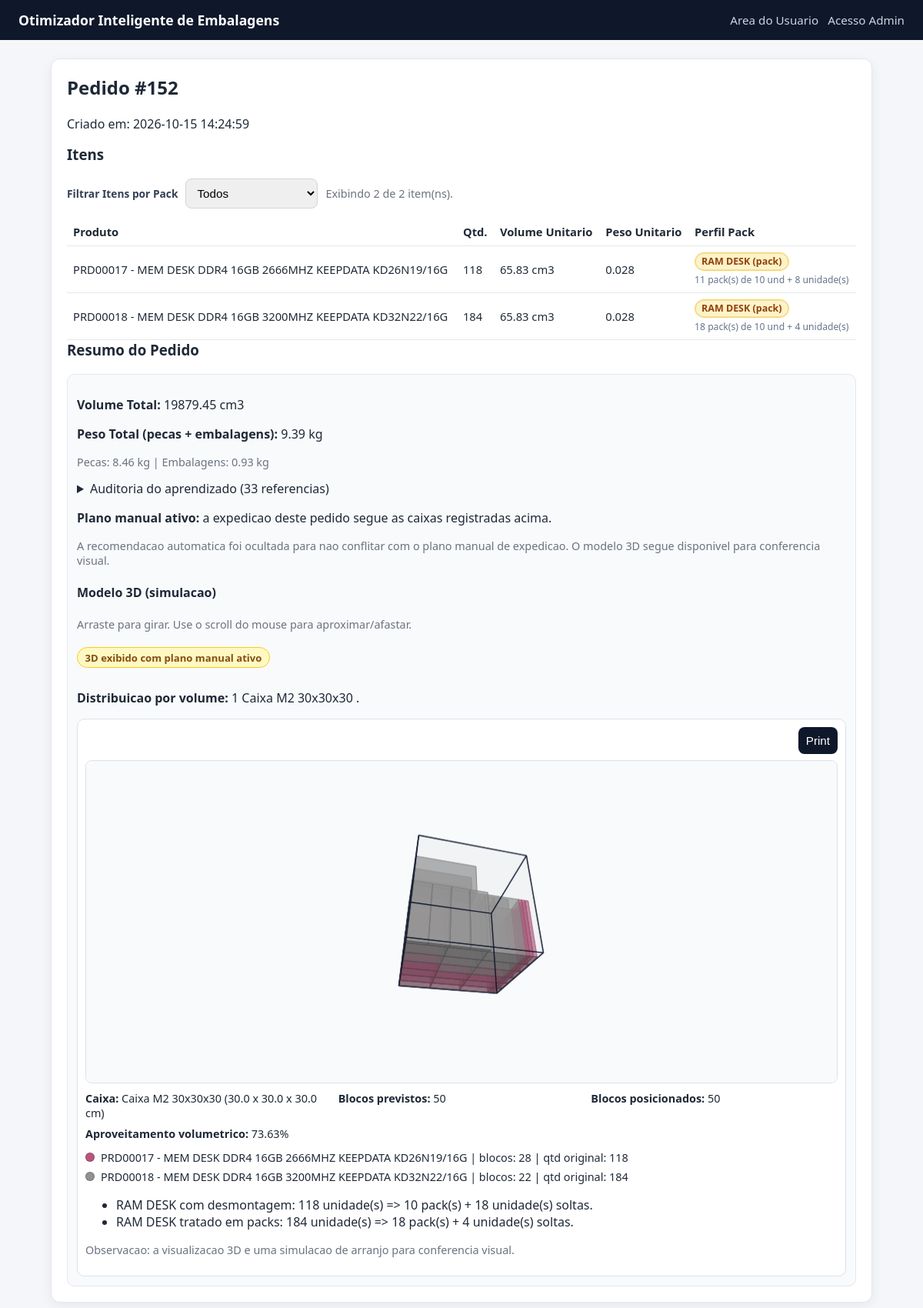
Screenshot of /user/order/152 with the database file from the repository.
### tables this page shows
CREATE TABLE orders (
                id INTEGER PRIMARY KEY AUTOINCREMENT,
                created_at TEXT NOT NULL DEFAULT CURRENT_TIMESTAMP
            );

CREATE TABLE order_items (
                id INTEGER PRIMARY KEY AUTOINCREMENT,
                order_id INTEGER NOT NULL,
                product_id INTEGER NOT NULL,
                quantity INTEGER NOT NULL,
                FOREIGN KEY(order_id) REFERENCES orders(id),
                FOREIGN KEY(product_id) REFERENCES products(id)
            );

CREATE TABLE products (
                id INTEGER PRIMARY KEY AUTOINCREMENT,
                name TEXT NOT NULL UNIQUE,
                length_cm REAL NOT NULL,
                width_cm REAL NOT NULL,
                height_cm REAL NOT NULL,
                weight REAL NOT NULL
            , sku TEXT);

CREATE TABLE boxes (
                id INTEGER PRIMARY KEY AUTOINCREMENT,
                name TEXT NOT NULL UNIQUE,
                length_cm REAL NOT NULL,
                width_cm REAL NOT NULL,
                height_cm REAL NOT NULL,
                max_weight REAL NOT NULL
            , is_active INTEGER NOT NULL DEFAULT 1, max_capacity_weight REAL);

### app_volum.py (the view, shortened to what this page needs)
@app.route("/user/order/<int:order_id>", methods=["GET"])
def user_order_result(order_id):
    order = get_order(DB_PATH, order_id)
    if not order:
        flash(ORDER_NOT_FOUND_MSG, "error")
        return redirect(url_for("user_upload"))
    items = get_order_items(DB_PATH, order_id)
    shipment_rows = get_shipment_history_by_order(DB_PATH, order_id)
    packing_rules = get_packing_rules(DB_PATH)
    recommendation = build_recommendation(items, packing_rules=packing_rules)
    effective_rules = dict(packing_rules)
    if recommendation.get("mb_box_dims"):
        dims = recommendation["mb_box_dims"]
        effective_rules["mb_box_length_cm"] = dims["length_cm"]
        effective_rules["mb_box_width_cm"] = dims["width_cm"]
        effective_rules["mb_box_height_cm"] = dims["height_cm"]
    items_for_view = _attach_pack_profile_to_items(items, effective_rules)
    packing_previews = []
    if shipment_rows:
        packing_previews = _build_manual_shipment_previews(
            shipment_rows,
            items,
            effective_rules,
        )
    elif recommendation.get("history_plan"):
        packing_previews = _build_manual_shipment_previews(
            recommendation["history_plan"],
            items,
            effective_rules,
        )
    packing_preview = packing_previews[0] if packing_previews else None
    grouped_packing_previews = _group_packing_previews(packing_previews)
    unknown_items = session.pop("last_unknown_items", [])
    import_debug = session.pop("last_import_debug", [])
    return render_template(
        "order_detail.html",
        order=order,
        items=items_for_view,
        recommendation=recommendation,
        packing_preview=packing_preview,
        packing_previews=packing_previews,
        grouped_packing_previews=grouped_packing_previews,
        boxes=[],
        products=[],
        shipments=shipment_rows,
        user_mode=True,
        unknown_items=unknown_items,
        import_debug=import_debug,
    )

### app_volum.py (called while the page is built, shortened)
def _safe_int_value(value, default):
    try:
        return int(float(value))
    except Exception:
        return int(default)

def _safe_float_value(value, default):
    try:
        return float(value)
    except Exception:
        return float(default)

def _row_value_safe(row, key, default=""):
    if hasattr(row, "keys") and key in row.keys():
        return row[key]
    if isinstance(row, dict) and key in row:
        return row[key]
    return default

def _normalized_item_text(item_row):
    name = str(_row_value_safe(item_row, "name", "")).strip().lower()
    sku = str(_row_value_safe(item_row, "sku", "")).strip().lower()
    text = re.sub(r"[^a-z0-9]+", " ", f"{name} {sku}")
    return f" {text.strip()} "

def _is_mb_order_item(item_row):
    text = _normalized_item_text(item_row)
    return (
        " mb " in text
        or " motherboard " in text
        or " mainboard " in text
        or " placa mae " in text
    )

def _is_ssdm2_order_item(item_row):
    text = _normalized_item_text(item_row).replace("m 2", "m2")
    has_m2 = " m2 " in text or " nvme " in text
    return " ssd " in text and has_m2

def _resolve_mb_context(order_items, boxes, packing_rules):
    mb_min_qty = max(1, _safe_int_value(packing_rules.get("mb_bundle_min_qty", 21), 21))
    mb_total_qty = sum(
        int(item["quantity"])
        for item in order_items
        if int(item["quantity"]) > 0 and _is_mb_order_item(item)
    )
    if mb_total_qty < mb_min_qty or not boxes:
        return None

def _resolve_ssdm2_context(order_items, boxes, packing_rules):
    ssdm2_min_qty = max(
        1,
        _safe_int_value(packing_rules.get("ssdm2_master_box_qty", 250), 250),
    )
    ssdm2_total_qty = sum(
        int(item["quantity"])
        for item in order_items
        if int(item["quantity"]) > 0 and _is_ssdm2_order_item(item)
    )
    if ssdm2_total_qty < ssdm2_min_qty or not boxes:
        return None

def _build_effective_rules(packing_rules, mb_context):
    rules = dict(packing_rules)
    mb_box_dims = None
    if not mb_context:
        return rules, mb_box_dims

def _apply_mb_default_rule(algo, totals, order_items, mb_context, packing_rules):
    if not mb_context:
        return algo, False

def _apply_ssdm2_default_rule(algo, totals, order_items, ssdm2_context, packing_rules):
    if not ssdm2_context:
        return algo, False

### database.py (called while the page is built)
def get_connection(db_path):
    conn = sqlite3.connect(db_path)
    conn.row_factory = sqlite3.Row
    return conn

### templates/order_detail.html (shortened to what this page needs)
{% extends 'base.html' %}
{% block content %}
<section class="card">
    <h2>Pedido #{{ order['id'] }}</h2>
    <p>Criado em: {{ order['created_at'] }}</p>
    <h3>Itens</h3>
    <div class="pack-filter-row no-print">
        <label for="item-pack-filter">Filtrar Itens por Pack</label>
        <select id="item-pack-filter" onchange="applyItemPackFilter()">
            <option value="all" selected>Todos</option>
        </select>
        <span id="item-pack-filter-count" class="hint"></span>
    </div>
    <table>
        <thead>
            <tr>
                <th>Produto</th>
                <th>Qtd.</th>
                <th>Volume Unitario</th>
                <th>Peso Unitario</th>
                <th>Perfil Pack</th>
            </tr>
        </thead>
        <tbody id="order-items-body">
        {% for item in items %}
            <tr data-pack-uses="{{ '1' if item.get('pack_profile_uses_pack') else '0' }}" data-pack-profile="{{ item.get('pack_profile') or 'none' }}">
                <td>{% if item['sku'] %}{{ item['sku'] }} - {% endif %}{{ item['name'] }}</td>
                <td>{{ item['quantity'] }}</td>
                <td>{{ '%.2f'|format(item['length_cm'] * item['width_cm'] * item['height_cm']) }} cm3</td>
                <td>{{ item['weight'] }}</td>
                <td>
                    <span class="pack-badge {{ (item.get('pack_profile') or 'none')|replace('_', '-') }}{% if item.get('pack_profile_uses_pack') %} is-pack{% endif %}">{{ item.get('pack_profile_label') or 'Sem pack' }}</span>
                    {% if item.get('pack_profile_detail') %}
                        <div class="pack-detail">{{ item.get('pack_profile_detail') }}</div>
                    {% endif %}
                </td>
            </tr>
        {% else %}
            <tr class="no-items-row"><td colspan="{% if not user_mode %}6{% else %}5{% endif %}">Nenhum item neste pedido.</td></tr>
        {% endfor %}
        </tbody>
    </table>
    <h3>{% if shipments %}Resumo do Pedido{% else %}Recomendacao{% endif %}</h3>
    <div class="recommend-box">
        <p><strong>Volume Total:</strong> {{ '%.2f'|format(recommendation.totals.total_volume_cm3) }} cm3</p>
        <p><strong>Peso Total (pecas + embalagens):</strong> {{ '%.2f'|format(recommendation.totals.total_weight_with_packages) }} kg</p>
        <p class="hint">
            Pecas: {{ '%.2f'|format(recommendation.totals.total_weight_items) }} kg |
            Embalagens: {{ '%.2f'|format(recommendation.totals.total_weight_packages) }} kg
        </p>
        {% if recommendation.learning_audit %}
        <details>
            <summary>Auditoria do aprendizado ({{ recommendation.learning_audit|length }} referencias)</summary>
        </details>
        {% endif %}
        {% if shipments %}
            <p><strong>Plano manual ativo:</strong> a expedicao deste pedido segue as caixas registradas acima.</p>
            <p class="hint">A recomendacao automatica foi ocultada para nao conflitar com o plano manual de expedicao. O modelo 3D segue disponivel para conferencia visual.</p>
        {% else %}
            <p>Nenhuma embalagem compativel encontrada considerando dimensoes, peso e volume. Cadastre mais opcoes de embalagens.</p>
        {% endif %}
        {% if grouped_packing_previews %}
            <h4>Modelo 3D (simulacao)</h4>
            <p class="hint">Arraste para girar. Use o scroll do mouse para aproximar/afastar.</p>
            {% if shipments or recommendation.history_plan %}
                <span style="display:inline-block;margin:0.35rem 0 0.7rem;padding:0.22rem 0.6rem;border-radius:999px;border:1px solid #facc15;background:#fef9c3;color:#854d0e;font-size:0.82rem;font-weight:600;">{% if shipments %}3D exibido com plano manual ativo{% else %}3D exibido com plano manual de referencia{% endif %}</span>
            {% endif %}
            {% if shipments or recommendation.history_plan %}
                <p><strong>Distribuicao por volume:</strong>
                    {% for preview_group in grouped_packing_previews %}
                        {{ preview_group.count }} {{ preview_group.preview.box.name }}{% if not loop.last %}, {% endif %}
                    {% endfor %}.
                </p>
            {% elif packing_previews|length > 1 %}
                <p><strong>Distribuicao por volume:</strong> {{ packing_previews|length }} embalagens de {{ recommendation.box['name'] }}.</p>
            {% endif %}
            {% for preview_group in grouped_packing_previews %}
                {% set packing_preview = preview_group.preview %}
                <div class="packing3d-shell">
                    <div class="packing3d-actions no-print">
                        <button type="button" onclick="printPackingModel()">Print</button>
                    </div>
                    <div id="packing3d-canvas-{{ loop.index0 }}" class="packing3d-canvas"></div>
                    <div class="packing3d-stats">
                        <p><strong>Caixa:</strong> {{ packing_preview.box.name }} ({{ packing_preview.box.length_cm }} x {{ packing_preview.box.width_cm }} x {{ packing_preview.box.height_cm }} cm)</p>
                        <p><strong>Blocos previstos:</strong> {{ packing_preview.total_blocks }}</p>
                        <p><strong>Blocos posicionados:</strong> {{ packing_preview.placed_blocks }}</p>
                        <p><strong>Aproveitamento volumetrico:</strong> {{ packing_preview.fill_percent }}%</p>
                    </div>
                    <div class="packing3d-legend">
                        {% for lg in packing_preview.legend %}
                            <div class="packing3d-legend-item">
                                <span class="packing3d-dot" style="background: {{ lg.color }};"></span>
                                <span>
                                    {{ lg.label }} | blocos: {{ lg.blocks }}
                                    | qtd original: {{ lg.original_quantity }}
                                </span>
                            </div>
                        {% endfor %}
                    </div>
                    {% if packing_preview.notes %}
                        <ul>
                            {% for note in packing_preview.notes %}
                                <li>{{ note }}</li>
                            {% endfor %}
                        </ul>
                    {% endif %}
                    <p class="hint">Observacao: a visualizacao 3D e uma simulacao de arranjo para conferencia visual.</p>
                </div>
            {% endfor %}
        {% endif %}
    </div>
</section>
{% endblock %}

### static/style.css (style rules this page uses)
* { box-sizing: border-box; }
body { margin: 0; font-family: Segoe UI, Tahoma, sans-serif; background: #f4f6fa; color: #1f2937; }
.card { background: #fff; border-radius: 12px; padding: 20px; border: 1px solid #e5e7eb; box-shadow: 0 4px 16px rgba(15, 23, 42, 0.06); margin-bottom: 18px; }
h2, h3 { margin-top: 0; }
label { display: grid; gap: 6px; font-size: 0.95rem; word-break: break-word; }
input, select, button { padding: 9px 10px; border-radius: 8px; border: 1px solid #d1d5db; font-size: 0.95rem; }
button, .btn { background: #0f172a; color: #fff; border: 0; cursor: pointer; text-decoration: none; display: inline-block; }
table { width: 100%; border-collapse: collapse; margin-top: 12px; }
th, td { border-bottom: 1px solid #e5e7eb; text-align: left; padding: 8px; font-size: 0.92rem; }
.recommend-box { background: #f8fafc; border: 1px solid #e2e8f0; border-radius: 10px; padding: 12px; }
.hint { color: #6b7280; font-size: 0.9rem; }
.pack-badge { display: inline-block; padding: 2px 8px; border-radius: 999px; font-size: 0.78rem; line-height: 1.45; font-weight: 600; border: 1px solid transparent; color: #334155; background: #e2e8f0; }
.pack-badge.ram-desk { color: #92400e; background: #fef3c7; border-color: #fcd34d; }
.pack-badge.is-pack { box-shadow: inset 0 0 0 1px rgba(15, 23, 42, 0.08); }
.pack-detail { margin-top: 3px; font-size: 0.76rem; color: #64748b; }
.pack-filter-row { display: flex; align-items: center; gap: 10px; margin: 6px 0 8px; flex-wrap: wrap; }
.pack-filter-row label { display: block; font-size: 0.86rem; font-weight: 600; color: #334155; }
.packing3d-shell { border: 1px solid #dbe2ea; border-radius: 10px; background: #ffffff; padding: 10px; margin-top: 10px; }
.packing3d-actions { display: flex; justify-content: flex-end; margin-bottom: 8px; }
.packing3d-canvas { width: 100%; height: 420px; border: 1px solid #dbe2ea; border-radius: 8px; background: #f8fafc; overflow: hidden; }
.packing3d-stats { margin-top: 10px; display: grid; grid-template-columns: repeat(auto-fit, minmax(240px, 1fr)); gap: 8px; }
.packing3d-stats p { margin: 0; font-size: 0.9rem; }
.packing3d-legend { margin-top: 12px; display: grid; gap: 6px; }
.packing3d-legend-item { display: flex; align-items: center; gap: 8px; font-size: 0.9rem; }
.packing3d-dot { width: 12px; height: 12px; border-radius: 999px; border: 1px solid rgba(15, 23, 42, 0.25); flex: 0 0 12px; }

### rows the page displays
orders: id "152", created_at "2026-10-15 14:24:59"
order_items: sku "PRD00017", name "MEM DESK DDR4 16GB 2666MHZ KEEPDATA KD26N19/16G", quantity "118", weight "0.028", item "RAM DESK (pack)", get "11 pack(s) de 10 und + 8 unidade(s)"
products: item['length_cm']*item['width_cm']*item['height_cm'] "65.83"
order_items: sku "PRD00018", name "MEM DESK DDR4 16GB 3200MHZ KEEPDATA KD32N22/16G", quantity "184", weight "0.028", item "RAM DESK (pack)", get "18 pack(s) de 10 und + 4 unidade(s)"
products: item['length_cm']*item['width_cm']*item['height_cm'] "65.83"
boxes: preview.box.name "Caixa M2 30x30x30", box.name "Caixa M2 30x30x30", box.length_cm "30.0", box.width_cm "30.0", box.height_cm "30.0"

### other values shown
{{ '%.2f'|format(recommendation.totals.total_volume_cm3) }} "19879.45"
{{ '%.2f'|format(recommendation.totals.total_weight_with_packages) }} "9.39"
{{ '%.2f'|format(recommendation.totals.total_weight_items) }} "8.46"
{{ '%.2f'|format(recommendation.totals.total_weight_packages) }} "0.93"
{{ recommendation.learning_audit|length }} "33"
{{ preview_group.count }} "1"
{{ packing_preview.total_blocks }} "50"
{{ packing_preview.placed_blocks }} "50"
{{ packing_preview.fill_percent }} "73.63"
{{ lg.label }} "PRD00017 - MEM DESK DDR4 16GB 2666MHZ KEEPDATA KD26N19/16G" "PRD00018 - MEM DESK DDR4 16GB 3200MHZ KEEPDATA KD32N22/16G"
{{ lg.blocks }} "28" "22"
{{ lg.original_quantity }} "118" "184"
{{ note }} "RAM DESK com desmontagem: 118 unidade(s) => 10 pack(s) + 18 unidade(s) soltas." "RAM DESK tratado em packs: 184 unidade(s) => 18 pack(s) + 4 unidade(s) soltas."
